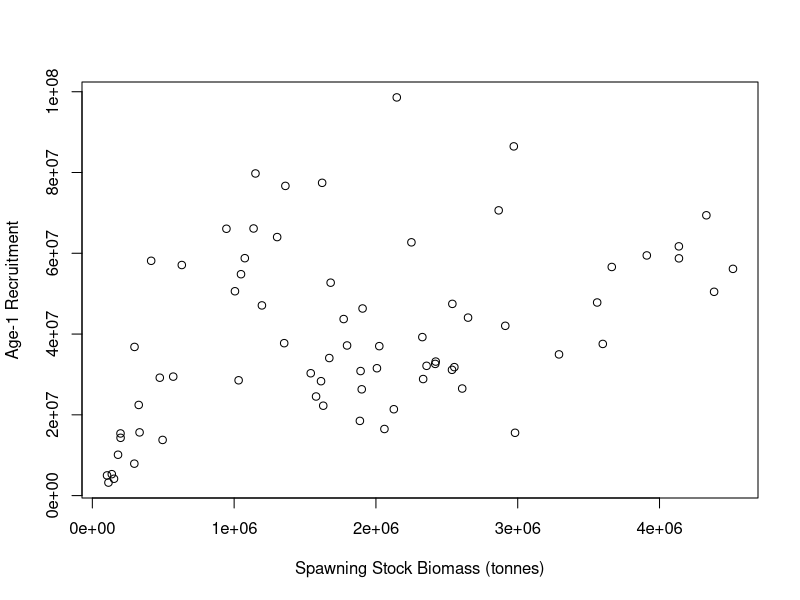
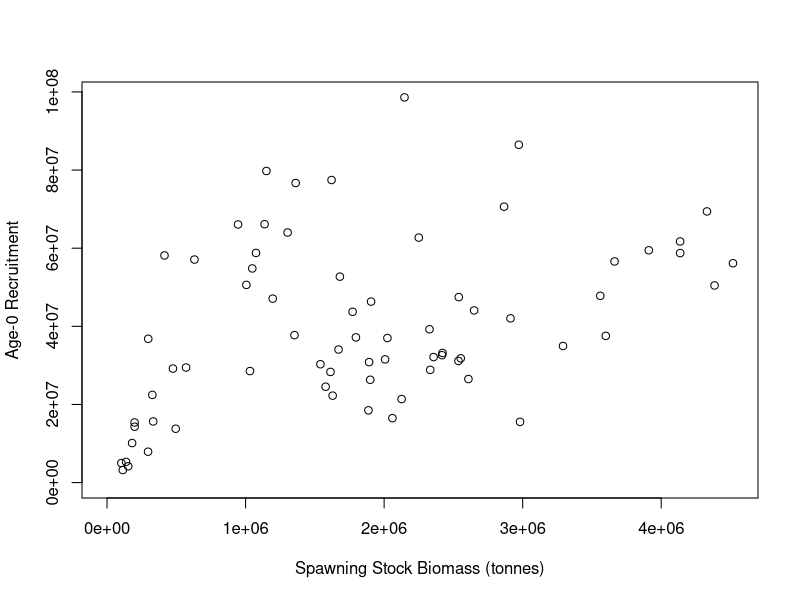
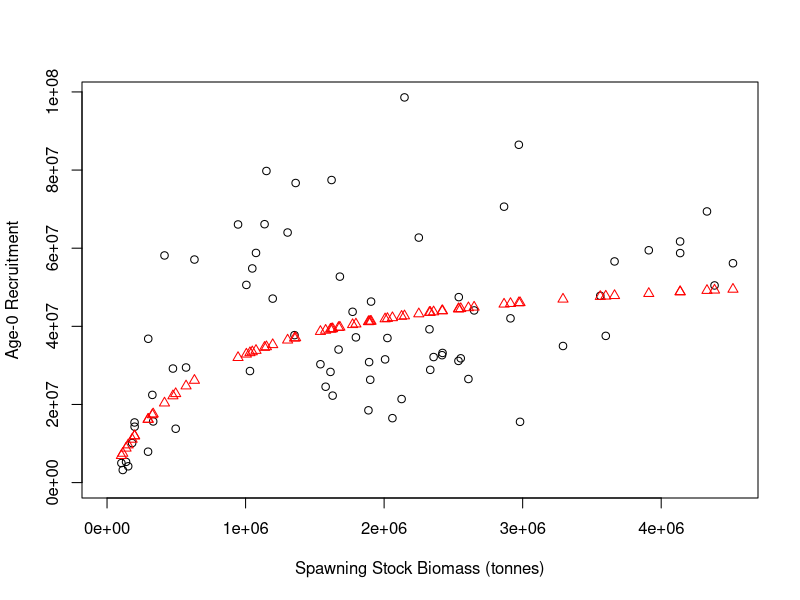
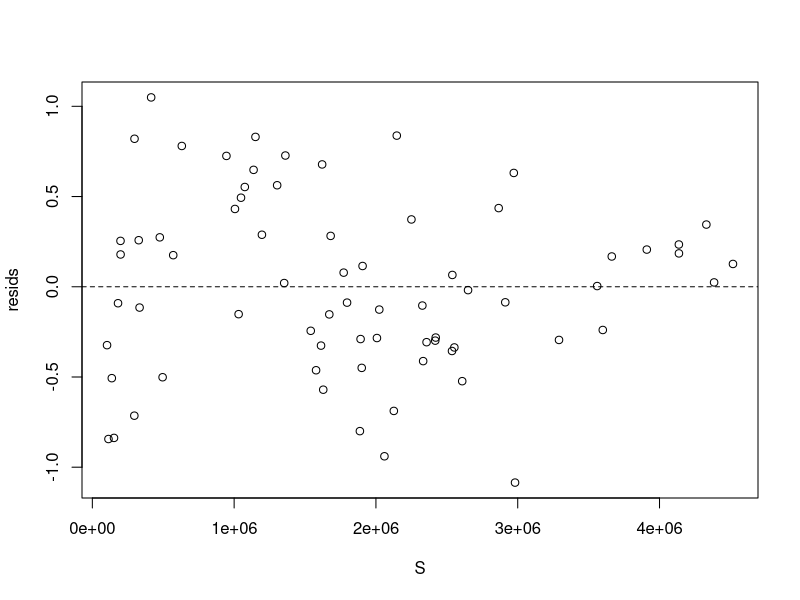
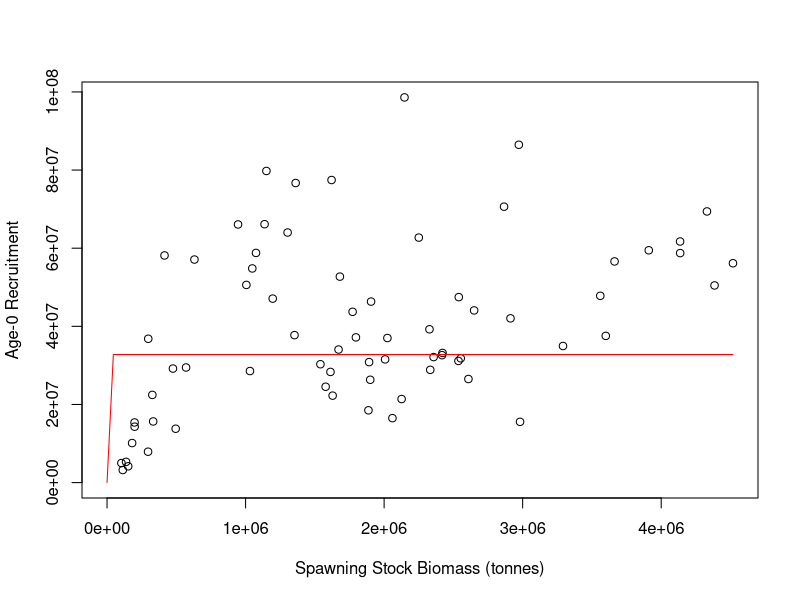
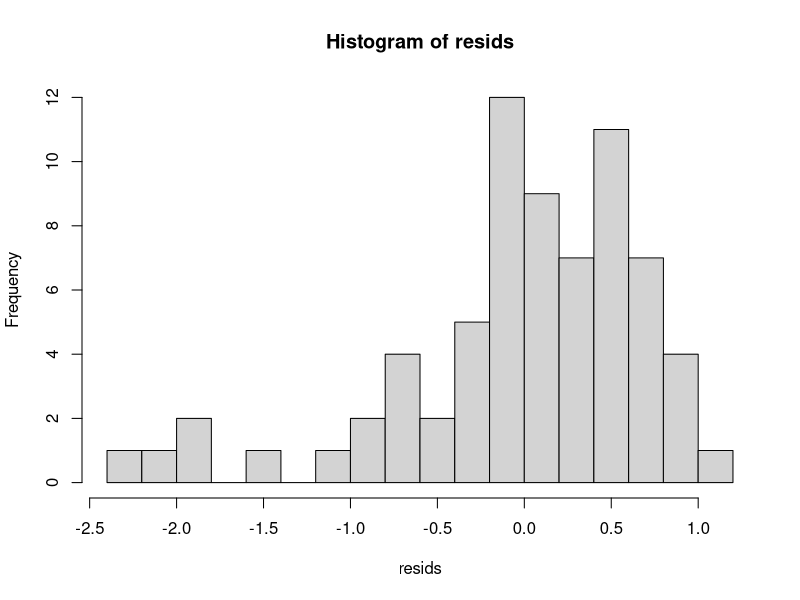
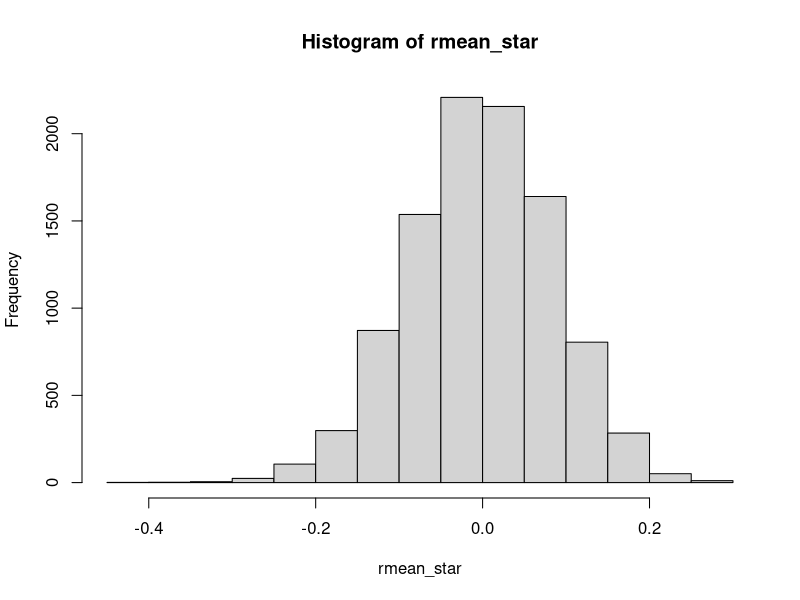
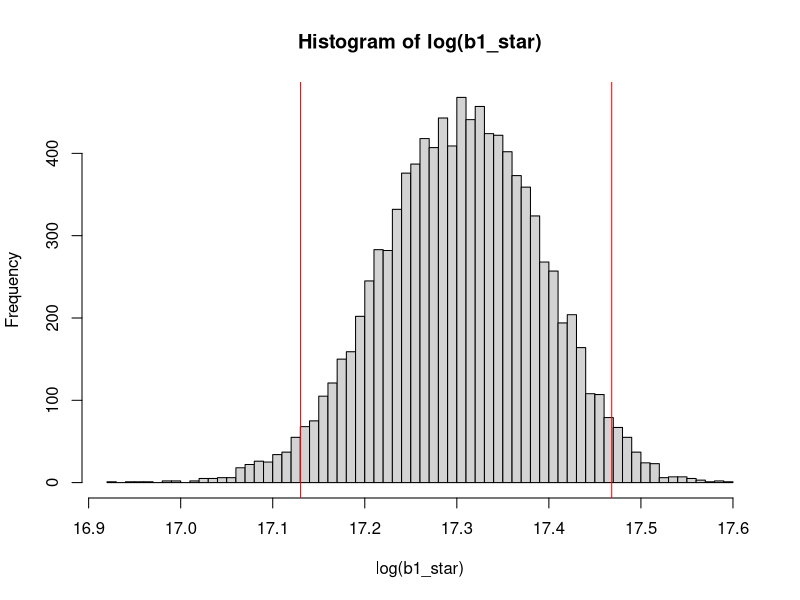

Write R code to recreate these figures, in order.
# Fitting Models to Data in R

# Colin Millar, modified from Iago Mosqueira and Ernesto Jardim

# This script shows the steps followed to fit a stock-recruitment model to
# in the file 'north_sea_herring_SR.csv'


#==============================================================================
# Load and explore data
#==============================================================================

# load data from comma-separated file to data.frame
herring <- read.csv(file = 'data/north_sea_herring_SR.csv', header = TRUE)

# take a look at what we have
head(herring) # this looks at the first 6 rows
str(herring) # this lets us inspect what the columns contain

# lets rename some columns because I am lazy and want the code to be
# readable and easier to type
names(herring)
names(herring) <- c("yc", "ssb", "rec")
head(herring)

# to access the diffrent columns use '$' i.e to see the SSB values:
herring$ssb
# and to see observed recruitment
herring$rec

# initial plot of SSB vs. recruits
plot(rec ~ ssb,
     data = herring, # look in herring for x and y values
     xlab = 'Spawning Stock Biomass (tonnes)',
     ylab = 'Age-1 Recruitment')


# probably better to set x and y limits to start at zero
plot(rec ~ ssb,
     data = herring, # look in herring for x and y values
     xlim = c(0, max(ssb)), # set x limits
     ylim = c(0, max(rec)), # set y limits
     xlab = 'Spawning Stock Biomass (tonnes)',
     ylab = 'Age-0 Recruitment')


###############################################################################
# We are now going to demonstrate the same techniques employed in the spreadsheet
# solution to the assignment
###############################################################################

#==============================================================================
# Beverton and holt recruitmet model R=b1*S/(b2+S)
#==============================================================================


#------------------------------------------------------------------------------
# (1) Calculate predicted R for each year
# Rpred = b1 * S / (b2 + S)
#------------------------------------------------------------------------------

# starting values for b1 and b2
a <- 1
b <- 1

# set up the other variables (i.e. S)
S <- herring$ssb

Rpred <- a * S / (b + S)

#------------------------------------------------------------------------------
# (2) Calculate log residuals, Ln(obs/pred)
#------------------------------------------------------------------------------

# assign observed recruitment
Robs <- herring$rec

resids <- log(Robs / Rpred) # = log(Robs) - log(Rpred)

# note that in R, log is the natural log:
?log # see the help file for the log function
log(exp(1))
log(exp(10))

#------------------------------------------------------------------------------
# (3) Calculate sum of squared residuals
#------------------------------------------------------------------------------

?sum # see the help file for sum
ssq_resids <- sum(resids^2)

#------------------------------------------------------------------------------
# (4) Minimize sum-of-squares with solver by adjusting a and b
#------------------------------------------------------------------------------

# to do this, we need to set up a function that takes
# a and b as input, and returns the sums of squared residuals

# in R a function is a collection of steps: i.e.
add <- function(b1, b2) {
  b1 + b2
}
add(1, 2)
# 3

# the sums of squares function is collection of the previous 3 steps:
ssq <- function(a, b) {
  # 1. Calculate predicted R for each year
  Rpred <- a * S / (b + S)
  # 2. Calculate log residuals, Ln(obs/pred)
  resids <- log(Robs / Rpred)
  # 3. Calculate sum of squared residuals
  ssq_resids <- sum(resids^2)

  # return
  ssq_resids
}

# lets test this out:
ssq(a, b)
ssq(1, 1)
ssq(2, 1)

# now we need to search over lots of values for b1 and b2 to
# find the minimum.
# There are lots of ways to do this, we will first look at the optim function.
# the help file for optim is:
?optim

ssq_optim <- function(par) {
  a <- par[1]
  b <- par[2]

  ssq(a, b)
}

# use c to combine the starting values into a vector
?c
par0 <- c(1, 1)

# lets test the new ssq funciton
ssq_optim(par0)

# lets run it..
opt <- optim(par0, ssq_optim)

opt

# it didn't do so well....  lets try with different starting values:
opt <- optim(c(32000000, 300), ssq_optim)

opt

# better now :)

#------------------------------------------------------------------------------
# (5) Plot observed and predicted R
#------------------------------------------------------------------------------

# get the parameter estimates from the optimisation
a <- opt$par[1]
b <- opt$par[2]

# predict recruitment
Rpred <- a * S / (b + S)

# plot
plot(Robs ~ S,
     xlim = c(0, max(S)), # set x limits
     ylim = c(0, max(Robs)), # set y limits
     xlab = 'Spawning Stock Biomass (tonnes)',
     ylab = 'Age-0 Recruitment')

# add predictions to the plot
points(Rpred ~ S, col = "red", pch = 2)


#------------------------------------------------------------------------------
# (6) Plot residuals
#------------------------------------------------------------------------------

# calculate residuals
resids <- log(Robs / Rpred)

# plot them
plot(resids ~ S)
# add in a reference line
abline(h = 0, lty = 2)





















###############################################################################
# We are now going to demonstrate the same solution, but taking advantage of
# the tools provided by a programming / scripting language
###############################################################################

#==============================================================================
# Beverton and holt recruitmet model R=b1*S/(b2+S)
#==============================================================================

#------------------------------------------------------------------------------
# (1) Calculate predicted R for each year
# Rpred = b1 * S / (b2 + S)
#------------------------------------------------------------------------------

# this time we will write a function to do this called bevholt
#  to be safe we will also pass in S
#  this way we know for sure wha values of S are being used

bevholt <- function(b, S) {
  b[1] * S / (b[2] + S)
}

# compute R at the starting values for b1 and b2
Rpred <- bevholt(c(1, 1), S = herring$ssb)

# lets jump to step 4 ...

#------------------------------------------------------------------------------
# (4) Minimize sum-of-squares with solver by adjusting b1 and b2
#------------------------------------------------------------------------------

# now lets modify the ssq function to accept S and Robs,
# and use the function bevholt

# the sums of squares function is collection of the previous 3 steps:
ssq <- function(b, S, Robs) {
  # 1. Calculate predicted R for each year
  Rpred <- bevholt(b, S)
  # 2. Calculate log residuals, Ln(obs/pred)
  resids <- log(Robs / Rpred)
  # 3. Calculate sum of squared residuals
  ssq_resids <- sum(resids^2)

  # return
  ssq_resids
}

# lets test this out:
ssq(c(a, b), herring$ssb, herring$rec) # what to you notice this time?
ssq(c(1, 1), herring$ssb, herring$rec)
ssq(c(2, 2), herring$ssb, herring$rec)

# now we need to search over lots of values for b1 and b2 to
# find the minimum.

ssq_optim <- function(par, S, Robs) {
  b <- exp(par)

  ssq(b, S, Robs)
}

# use c to combine the starting values into a vector
par0 <- log(c(1, 1))

# lets test the new ssq funciton
ssq_optim(par0, S = herring$ssb, Robs = herring$rec)

# lets run it..
opt <- optim(par0, ssq_optim, S = herring$ssb, Robs = herring$rec)

opt


#------------------------------------------------------------------------------
# (5) Plot observed and predicted R
#------------------------------------------------------------------------------

# predict recruitment over the full S range
Spred <- seq(0, max(herring$ssb), length.out = 100)
Rpred <- bevholt(exp(opt$par), S = Spred)

# plot
plot(rec ~ ssb,
     data = herring, # pass in data this time
     xlim = c(0, max(S)), # set x limits
     ylim = c(0, max(Robs)), # set y limits
     xlab = 'Spawning Stock Biomass (tonnes)',
     ylab = 'Age-0 Recruitment')

# add predictions to the plot as a line
lines(Rpred ~ Spred, col = "red", pch = 2)















###############################################################################
# The following is to demonstrate a techniques for calculating confidence
# intervals - this is not part of the course and purely for demonstation
# purposes
###############################################################################

# Bootstrapping is so called because it is like you are acheieving something
# from nothing.
#
# but in fact it is taking advantage of the fact that your samle of data
# contains information about how it varies...
#
# this can be seen from the residuals:

# lets run the fit again
fit <- optim(par0, ssq_optim, S = herring$ssb, Robs = herring$rec)

# and calculate the residuals
Rpred <- bevholt(exp(fit$par), herring$ssb)
resids <- log( herring$rec / Rpred)

# and plot a histogram
hist(resids, nclass = 20)

# the mean of the residuals is:
mean(resids)

# but is there not error in this?

# resample from this as if the resuduals are random and reclaculate the mean
r_star <- sample(resids,  replace = TRUE)
mean(r_star)

# do it again
r_star <- sample(resids, replace = TRUE)
mean(r_star)

# do it lots of times!
rmean_star <-
  replicate(10000, {
    r_star <- sample(resids, replace = TRUE)
    mean(r_star)
  })

hist(rmean_star)

#------------------------------------------------------------------------------
# so we are able to access the error inherent in the model fit?
#
# And we can propagate this through to the parameter estimates?
#------------------------------------------------------------------------------

# resample from the residuals as if the resuduals are random and reestimate the
# parameters
r_star <- sample(resids, replace = TRUE)
opt <- optim(par0, ssq_optim, S = herring$ssb, Robs = Rpred + r_star)
opt$par

# do it again
r_star <- sample(resids, replace = TRUE)
opt <- optim(par0, ssq_optim, S = herring$ssb, Robs = Rpred + r_star)
opt$par


# do it lots of times!
par_star <-
  replicate(10000, {
    r_star <- sample(resids, replace = TRUE)
    opt <- optim(par0, ssq_optim, S = herring$ssb, Robs = Rpred * exp(r_star),
                 method = "BFGS")
    opt$par
  })

# separate b1 and b2 bootstrap simulations for ease of inspection
b1_star <- exp(par_star[1,])
b2_star <- exp(par_star[2,])

# plot histograms of simulations
hist(log(b1_star), nclass = 50)
# add confidence intervals
abline(v = quantile(log(b1_star), c(0.025, 0.975)), col = "red")
quantile(b1_star, c(0.025, 0.975))

# what does the 2D bootstrap simulation look like?
plot(log(b1_star), log(b2_star), pch = ".", col = grey(.5, alpha = 0.5))

# a colourful 2d densty plot
image(MASS::kde2d(log(b1_star), log(b2_star), n = 400),
      xlab = "log b1", ylab = "log b2",
      xlim = quantile(log(b1_star), c(0.025, 0.975)),
      ylim = quantile(log(b2_star), c(0.025, 0.975)),
      main = "bootstraped uncertainty in parameter estimates")
# plot the least squares estimate
points(fit$par[1], fit$par[2], pch = 16, col = "blue")



# plot
# predict recruitment over the full S range
Spred <- seq(0, max(herring$ssb), length.out = 100)
Rpred <- apply(par_star, 2, function(x) bevholt(exp(x), S = Spred))

# plot a few curves to see the uncertainty in the relationship
matplot(Spred, Rpred[, sample(1:ncol(Rpred), 100)], type = "l", lty = 1, col = grey(0.5, alpha = 0.5),
        xlim = c(0, max(S)), # set x limits
        ylim = c(0, max(Robs)), # set y limits
        xlab = 'Spawning Stock Biomass (tonnes)',
        ylab = 'Age-0 Recruitment',
        main = "boostraped error in stock recruitment relationship")
# add the data
points(herring$ssb, herring$rec, type = "b", pch = 16, col = "red")
